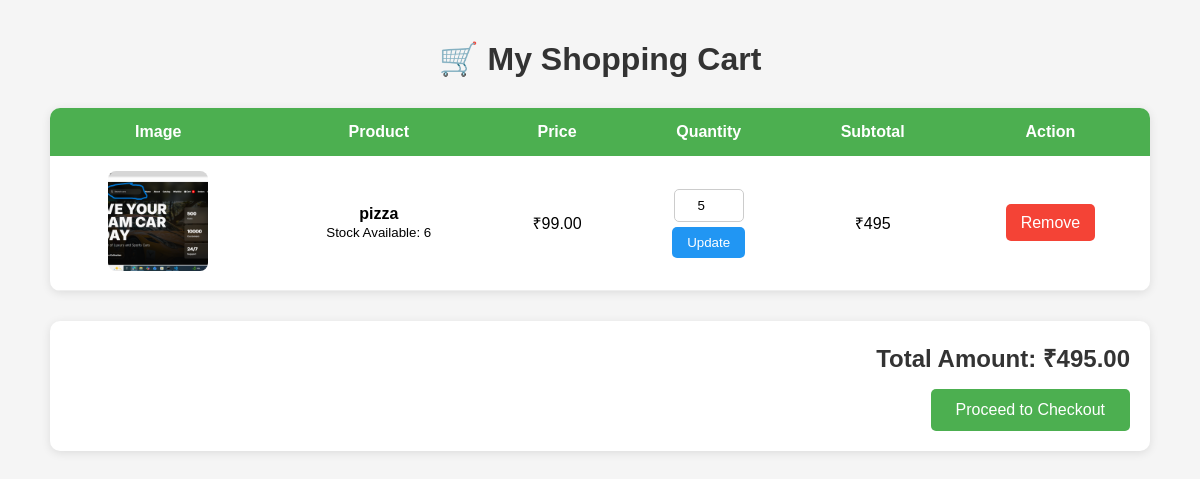
Page /cart/ (signed in) on the committed database.
### app_0/models.py (models this page shows, shortened)
class Cart(models.Model):
    user = models.ForeignKey(
        UserRegister,
        on_delete=models.CASCADE
    )
    product = models.ForeignKey(
        Product,
        on_delete=models.CASCADE
    )
    quantity = models.IntegerField(default=1)
    created_at = models.DateTimeField(auto_now_add=True)

class Product(models.Model):
    user = models.ForeignKey(
        UserRegister,
        on_delete=models.CASCADE,
        related_name='products'
    )
    product_name = models.CharField(max_length=200)
    description = models.TextField()
    price = models.DecimalField(max_digits=10, decimal_places=2)
    product_image = models.ImageField(upload_to='products/', null=True, blank=True)
    created_at = models.DateTimeField(auto_now_add=True)
    stock=models.IntegerField(default=1)

### app_0/views.py (the view)
# urls.py: path('cart/', views.cart, name='cart'),
def cart(request):
    email = request.session.get('email')
    user = UserRegister.objects.get(email=email)
    cart_items = Cart.objects.filter(user=user)
    total = 0
    for item in cart_items:
        total += item.product.price * item.quantity
    return render(request, 'cart.html', {
        'cart_items': cart_items,
        'total': total
    })

### app_0/templates/cart.html (shortened to what this page needs)
<!DOCTYPE html>
<html>
<head>
</head>
<body>
<div class="container">
    <h1>🛒 My Shopping Cart</h1>
    {% if cart_items %}
    <table class="cart-table">
        <tr>
            <th>Image</th>
            <th>Product</th>
            <th>Price</th>
            <th>Quantity</th>
            <th>Subtotal</th>
            <th>Action</th>
        </tr>
        {% for item in cart_items %}
        <tr>
            <td>
                {% if item.product.product_image %}
                    <img src="{{ item.product.product_image.url }}"
                         class="product-img">
                {% endif %}
            </td>
            <td>
                <strong>{{ item.product.product_name }}</strong>
                <br>
                <small>
                    Stock Available:
                    {{ item.product.stock }}
                </small>
            </td>
            <td>
                ₹{{ item.product.price }}
            </td>
            <td>
                <form action="{% url 'update_cart' item.id %}"
                      method="POST">
                    <input type="number"
                           name="quantity"
                           value="{{ item.quantity }}"
                           min="1"
                           max="{{ item.product.stock }}"
                           class="qty-input">
                    <br>
                    <button type="submit"
                            class="update-btn">
                        Update
                    </button>
                </form>
            </td>
            <td>
                ₹{% widthratio item.product.price 1 item.quantity %}
            </td>
            <td>
                <a href="{% url 'remove_cart' item.id %}"
                   class="remove-btn">
                    Remove
                </a>
            </td>
        </tr>
        {% endfor %}
    </table>
    <div class="total-box">
        <h2>Total Amount: ₹{{ total }}</h2>
        <button class="checkout-btn">
            Proceed to Checkout
        </button>
    </div>
    {% endif %}
</div>
</body>
</html>

### app_0/templates/cart.html (style rules this page uses)
* { margin:0; padding:0; box-sizing:border-box; font-family: Arial, sans-serif; }
body { background:#f5f5f5; padding:40px; }
.container { max-width:1100px; margin:auto; }
h1 { text-align:center; margin-bottom:30px; color:#333; }
.cart-table { width:100%; border-collapse:collapse; background:#fff; border-radius:10px; overflow:hidden; box-shadow:0 2px 10px rgba(0,0,0,0.1); }
.cart-table th { background:#4CAF50; color:white; padding:15px; }
.cart-table td { padding:15px; text-align:center; border-bottom:1px solid #eee; }
.product-img { width:100px; height:100px; object-fit:cover; border-radius:8px; }
.qty-input { width:70px; padding:8px; text-align:center; border:1px solid #ccc; border-radius:5px; }
.update-btn { background:#2196F3; color:white; border:none; padding:8px 15px; border-radius:5px; cursor:pointer; margin-top:5px; }
.remove-btn { background:#f44336; color:white; padding:10px 15px; text-decoration:none; border-radius:5px; }
.total-box { margin-top:30px; background:#fff; padding:20px; border-radius:10px; box-shadow:0 2px 10px rgba(0,0,0,0.1); text-align:right; }
.total-box h2 { color:#333; }
.checkout-btn { background:#4CAF50; color:white; padding:12px 25px; border:none; border-radius:5px; cursor:pointer; margin-top:15px; font-size:16px; }

### rows in the picture
Cart: product.product_image (picture), product.product_name "pizza", product.stock "6", product.price "99.00", quantity "5", product+quantity "495"

### other values in the picture
{{ total }} "495.00"
